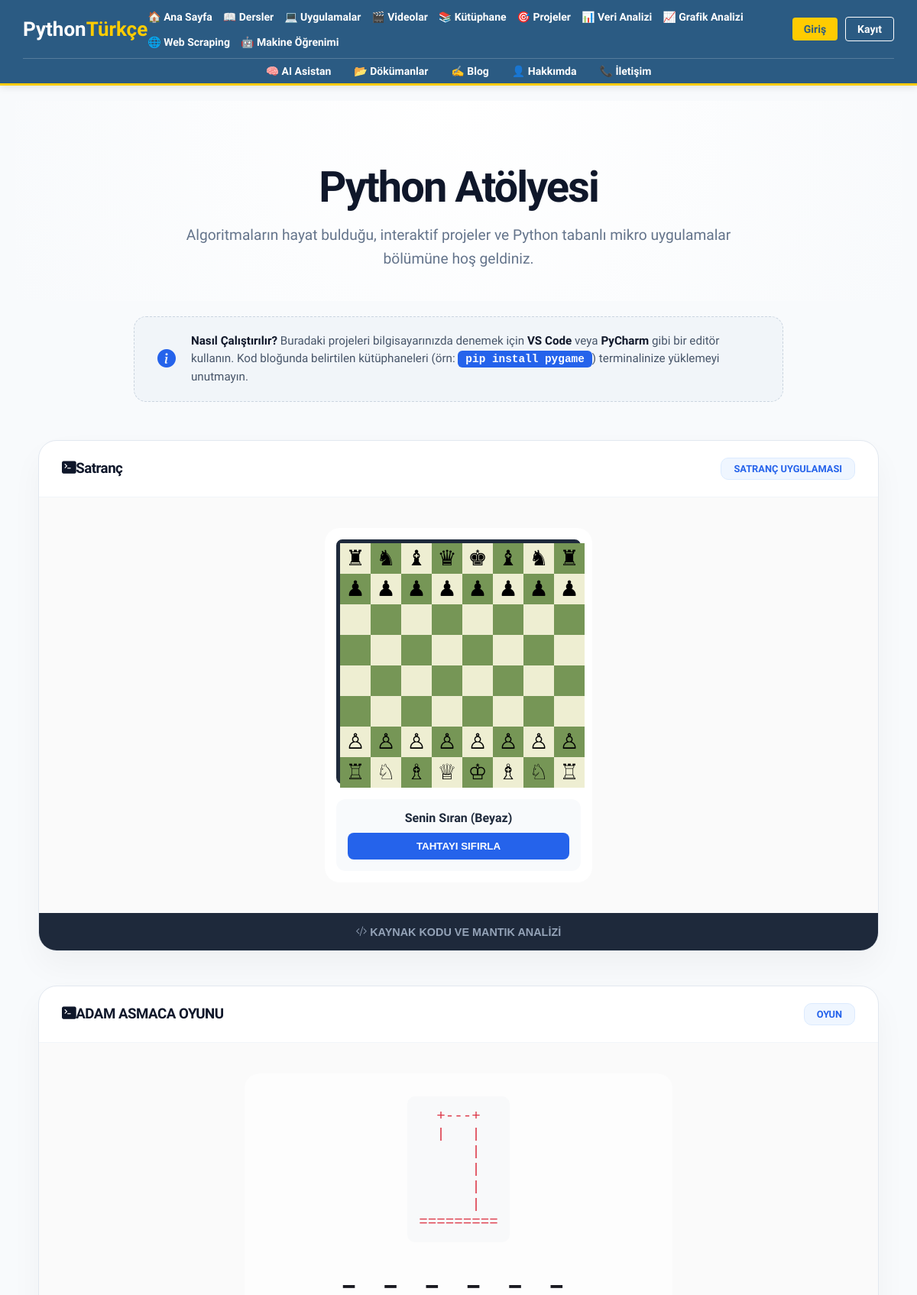
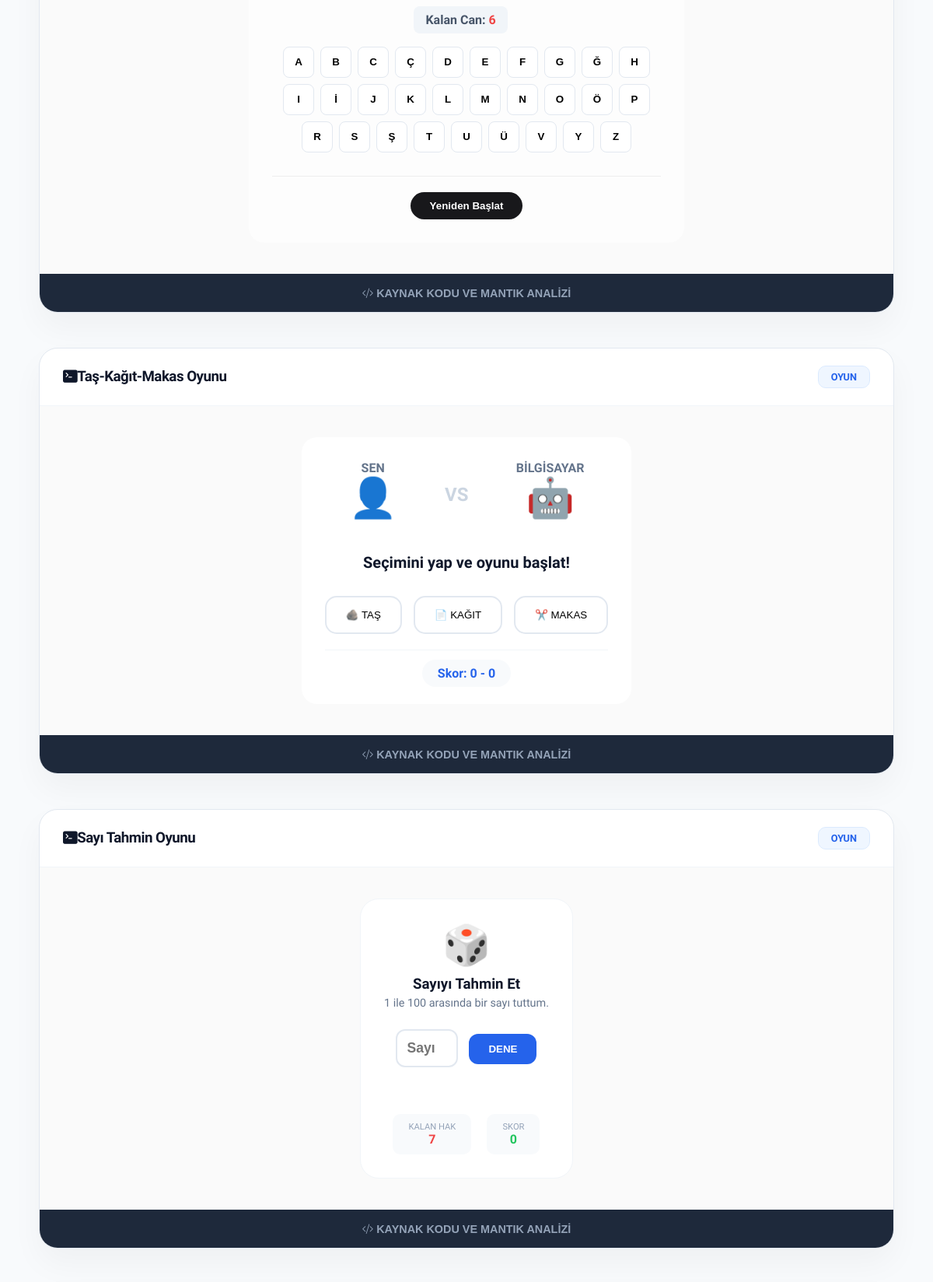
Page /uygulamalar/ (upper part) on the committed database (2 pictures, top to bottom).
### blog/models.py (models this page shows, shortened)
class Uygulama(models.Model):
    baslik = models.CharField(max_length=200)
    aciklama = models.TextField()
    kategori = models.CharField(max_length=100, blank=True)
    icerik = models.TextField(blank=True, null=True, verbose_name="Uygulama Çalışma Alanı")
    kod = models.TextField(blank=True, verbose_name="Python Kaynak Kodu")
    sira = models.IntegerField(default=0)
    tarih = models.DateTimeField(auto_now_add=True)
    class Meta:
        ordering = ['sira']

### blog/views.py (the view)
# urls.py: path('uygulamalar/', views.uygulamalar_view, name='uygulamalar'),
def uygulamalar_view(request):
    uygulamalar = Uygulama.objects.all().order_by('sira')
    return render(request, 'blog/uygulamalar.html', {'uygulamalar': uygulamalar})

### blog/templates/blog/uygulamalar.html (shortened to what this page needs)
{% extends 'blog/base.html' %}
{% block content %}
<link rel="stylesheet" href="https://cdn.jsdelivr.net/npm/bootstrap-icons@1.11.0/font/bootstrap-icons.css">
<div class="container-fluid p-0">
    <div class="workshop-hero">
        <h1>Python <span class="text-primary">Atölyesi</span></h1>
        <p>Algoritmaların hayat bulduğu, interaktif projeler ve Python tabanlı mikro uygulamalar bölümüne hoş geldiniz.</p>
    </div>
    <div class="setup-notice">
        <i class="bi bi-info-circle-fill"></i>
        <span>
            <strong>Nasıl Çalıştırılır?</strong> Buradaki projeleri bilgisayarınızda denemek için <strong>VS Code</strong> veya <strong>PyCharm</strong> gibi bir editör kullanın.
            Kod bloğunda belirtilen kütüphaneleri (örn: <code>pip install pygame</code>) terminalinize yüklemeyi unutmayın.
        </span>
    </div>
    <div class="container-fluid px-4">
        <div class="row justify-content-center">
            <div class="col-xl-10 col-lg-11">
                {% for uygulama in uygulamalar %}
                <div class="app-card">
                    <div class="app-header">
                        <h3 class="h5 mb-0 fw-bold" style="color: #0f172a; letter-spacing: -0.5px;">
                            <i class="bi bi-terminal-fill me-2 text-primary"></i>{{ uygulama.baslik }}
                        </h3>
                        <span class="badge-custom">{{ uygulama.kategori }}</span>
                    </div>
                    <div class="app-content-render">
                        {% if uygulama.icerik %}
                            <div class="game-box">
                                {{ uygulama.icerik|safe }}
                            </div>
                        {% endif %}
                    </div>
                    {% if uygulama.kod %}
                    <div class="code-section">
                        <button type="button" class="code-trigger-btn"
                                onclick="var el = document.getElementById('box-{{ forloop.counter }}'); el.style.display = (el.style.display === 'none' || el.style.display === '') ? 'block' : 'none';">
                            <i class="bi bi-code-slash me-2"></i> KAYNAK KODU VE MANTIK ANALİZİ
                        </button>
                    </div>
                    {% endif %}
                </div>
                {% empty %}
                <div class="text-center py-5">
                    <i class="bi bi-folder2-open display-1 text-light"></i>
                    <p class="text-muted mt-3">Henüz bir uygulama eklenmedi.</p>
                </div>
                {% endfor %}
    </div>
</div>
{% endblock %}

### blog/templates/blog/base.html (style rules this page uses)
* { margin:0;padding:0;box-sizing:border-box; }
body { font-family:'Segoe UI',Tahoma,sans-serif; background:#f0f4f8; }

### blog/templates/blog/uygulamalar.html (style rules this page uses)
body { background-color: #f8fafc; font-family: 'Plus Jakarta Sans', sans-serif; }
.workshop-hero { text-align: center; padding: 80px 20px 40px; background: radial-gradient(circle at top, #ffffff 0%, #f8fafc 100%); margin-bottom: 20px; }
.workshop-hero h1 { font-weight: 800; font-size: 3.5rem; color: #0f172a; margin-bottom: 15px; letter-spacing: -2px; }
.workshop-hero p { color: #64748b; font-size: 1.2rem; max-width: 800px; margin: 0 auto; line-height: 1.6; }
.setup-notice { max-width: 850px; margin: 0 auto 50px; background: #f1f5f9; border-radius: 16px; padding: 20px 30px; border: 1px dashed #cbd5e0; display: flex; align-items: center; gap: 20px; text-align: left; }
.setup-notice code { background: #2563eb; color: #ffffff; padding: 3px 10px; border-radius: 6px; font-weight: 700; font-size: 0.9rem; }
.setup-notice i { font-size: 1.5rem; color: #2563eb; }
.setup-notice span { font-size: 0.95rem; color: #475569; line-height: 1.5; }
.setup-notice strong { color: #0f172a; }
.app-card { background: #fff; border: 1px solid #e2e8f0; border-radius: 24px; overflow: hidden; margin-bottom: 45px; box-shadow: 0 20px 40px rgba(0,0,0,0.04); max-width: 1100px; margin-left: auto; margin-right: auto; transition: transform 0.3s ease; }
.app-header { padding: 22px 30px; border-bottom: 1px solid #f1f5f9; display: flex; justify-content: space-between; align-items: center; }
.app-content-render { padding: 40px; min-height: 150px; background: #fafafa; }
.code-section { background: #0f172a; border-top: 1px solid #1e293b; }
.code-trigger-btn { background: #1e293b; color: #94a3b8; border: none; width: 100%; padding: 16px; font-weight: 700; cursor: pointer; transition: 0.3s; display: block; text-align: center; font-size: 0.9rem; }
pre { margin: 0; padding: 30px; background: #020617; overflow: auto; border-radius: 0 0 24px 24px; }
.badge-custom { background: #eff6ff; color: #2563eb; padding: 6px 16px; border-radius: 10px; font-size: 0.8rem; font-weight: 800; border: 1px solid #dbeafe; text-transform: uppercase; }
.game-box { width: 100%; display: flex; justify-content: center; align-items: center; }

### rows in the picture
Uygulama: baslik "Satranç", kategori "SATRANÇ UYGULAMASI"
Uygulama: baslik "ADAM ASMACA OYUNU", kategori "OYUN"
Uygulama: baslik "Taş-Kağıt-Makas Oyunu", kategori "OYUN", icerik "SEN 👤 VS BİLGİSAYAR 🤖 Seçimini yap ve oyunu başlat! 🪨 TAŞ 📄 KAĞIT ✂️ MAKAS Skor: 0 - 0"
Uygulama: baslik "Sayı Tahmin Oyunu", kategori "OYUN"
